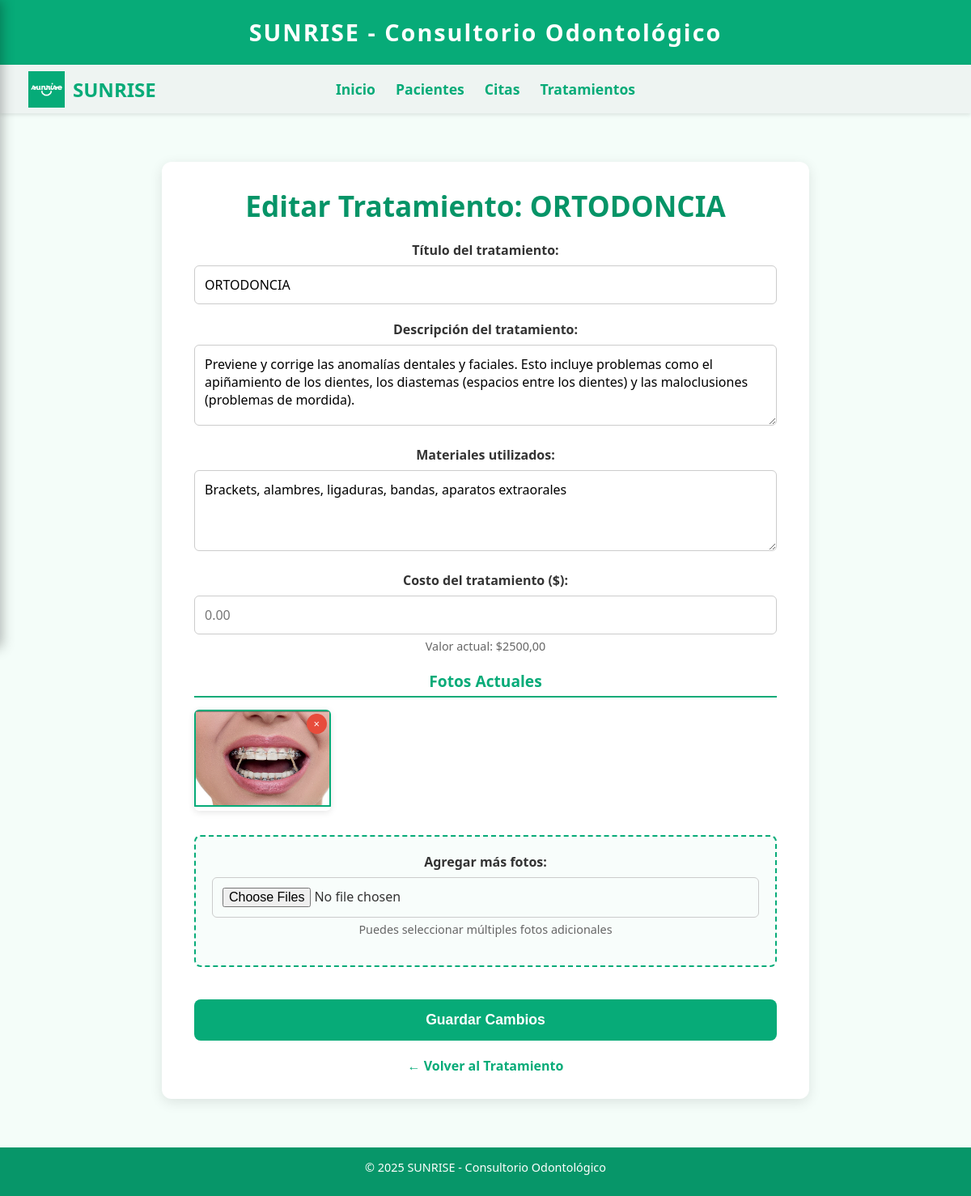
The app's page /tratamientos/6/editar/ (signed in) with its own data.
### SUNRISE/models.py (models this page shows, shortened)
class Tratamiento(models.Model):
    titulo = models.CharField(max_length=200)
    descripcion = models.TextField()
    materiales = models.TextField()
    costo = models.DecimalField(max_digits=10, decimal_places=2)
    fecha_creacion = models.DateTimeField(auto_now_add=True)

class FotoTratamiento(models.Model):
    tratamiento = models.ForeignKey(Tratamiento, on_delete=models.CASCADE, related_name='fotos')
    imagen = models.ImageField(upload_to='tratamientos/')
    descripcion = models.CharField(max_length=200, blank=True)

### SUNRISE/views.py (the view, shortened to what this page needs)
# urls.py: path('tratamientos/<int:tratamiento_id>/editar/', views.editar_tratamiento, name='editar_tratamiento'),
@auth_required
def editar_tratamiento(request, tratamiento_id):
    tratamiento = get_object_or_404(Tratamiento, id=tratamiento_id)
    return render(request, 'editar_tratamiento.html', {'tratamiento': tratamiento})

### SUNRISE/templates/editar_tratamiento.html (shortened to what this page needs)
{% extends 'base.html' %}
{% load static %}
{% block content %}
<div class="form-container">
    <h2>Editar Tratamiento: {{ tratamiento.titulo }}</h2>
    <form method="post" enctype="multipart/form-data">
        <div class="campo">
            <label for="titulo">Título del tratamiento:</label>
            <input type="text" id="titulo" name="titulo" value="{{ tratamiento.titulo }}" required>
        </div>
        <div class="campo">
            <label for="descripcion">Descripción del tratamiento:</label>
            <textarea id="descripcion" name="descripcion" required>{{ tratamiento.descripcion }}</textarea>
        </div>
        <div class="campo">
            <label for="materiales">Materiales utilizados:</label>
            <textarea id="materiales" name="materiales" required>{{ tratamiento.materiales }}</textarea>
        </div>
        <div class="campo">
            <label for="costo">Costo del tratamiento ($):</label>
            <input type="number" id="costo" name="costo" step="0.01" min="0"
                   value="{% if tratamiento.costo %}{{ tratamiento.costo }}{% endif %}"
                   placeholder="0.00" required>
            <div class="info-text">Valor actual:
                {% if tratamiento.costo %}
                    ${{ tratamiento.costo }}
                {% else %}
                    No asignado
                {% endif %}
            </div>
        </div>
        <div class="seccion-fotos">
            <h3 class="seccion-titulo">Fotos Actuales</h3>
            {% if tratamiento.fotos.all %}
                <div class="galeria-fotos">
                    {% for foto in tratamiento.fotos.all %}
                    <div class="foto-item">
                        <img src="{{ foto.imagen.url }}" alt="Foto del tratamiento" class="foto-img">
                        <button type="button" class="btn-eliminar-foto"
                                onclick="eliminarFoto({{ foto.id }}, '{{ foto.tratamiento.titulo }}')">
                            ×
                        </button>
                    </div>
                    {% endfor %}
                </div>
            {% else %}
                <div class="info-text">No hay fotos registradas</div>
            {% endif %}
        </div>
        <div class="campo campo-fotos">
            <label for="nuevas_fotos">Agregar más fotos:</label>
            <input type="file" id="nuevas_fotos" name="nuevas_fotos" multiple accept="image/*">
            <div class="info-text">Puedes seleccionar múltiples fotos adicionales</div>
        </div>
        <button type="submit" class="btn-submit">Guardar Cambios</button>
    </form>
    <div class="volver">
        <a href="{% url 'ver_tratamiento' tratamiento.id %}">← Volver al Tratamiento</a>
    </div>
</div>
{% endblock %}

### SUNRISE/templates/base.html (style rules this page uses)
* { margin: 0; padding: 0; box-sizing: border-box; }
body { margin: 0; font-family: 'Segoe UI', Tahoma, Geneva, Verdana, sans-serif; background-color: #f4fdf9; color: #333; transition: margin-left 0.3s ease; padding-top: 140px; padding-bottom: 60px; min-height: 100vh; }
.content h2 { color: #069467; font-size: 2.2rem; margin-bottom: 20px; }

### SUNRISE/templates/editar_tratamiento.html (style rules this page uses)
.form-container { max-width: 800px; margin: 40px auto; background: #fff; padding: 30px 40px; border-radius: 12px; box-shadow: 0px 4px 16px rgba(0,0,0,0.10); }
h2 { color: #07AB78; text-align: center; margin-bottom: 30px; }
.campo { margin-bottom: 20px; }
.campo label { display: block; margin-bottom: 8px; font-weight: bold; color: #333; }
.campo input, .campo textarea { width: 100%; padding: 12px; border: 1px solid #ccc; border-radius: 6px; font-size: 1rem; box-sizing: border-box; font-family: inherit; }
.campo textarea { resize: vertical; min-height: 100px; }
.campo-fotos { border: 2px dashed #07AB78; padding: 20px; border-radius: 8px; background: #f8fdfb; }
.btn-submit { background-color: #07AB78; color: white; padding: 15px 40px; border: none; border-radius: 8px; font-size: 1.1rem; font-weight: bold; cursor: pointer; width: 100%; margin-top: 20px; transition: background 0.3s; }
.volver { text-align: center; margin-top: 20px; }
.volver a { color: #07AB78; text-decoration: none; font-weight: bold; }
.info-text { color: #666; font-size: 0.9rem; margin-top: 5px; }
.galeria-fotos { display: grid; grid-template-columns: repeat(auto-fill, minmax(150px, 1fr)); gap: 15px; margin-top: 10px; }
.foto-item { position: relative; border-radius: 6px; overflow: hidden; box-shadow: 0px 2px 8px rgba(0,0,0,0.1); }
.foto-img { width: 100%; height: 120px; object-fit: cover; border: 2px solid #07AB78; }
.btn-eliminar-foto { position: absolute; top: 5px; right: 5px; background: #e74c3c; color: white; border: none; border-radius: 50%; width: 25px; height: 25px; cursor: pointer; font-size: 0.8rem; display: flex; align-items: center; justify-content: center; transition: background 0.3s; }
.seccion-fotos { margin-bottom: 30px; }
.seccion-titulo { color: #07AB78; font-size: 1.2rem; font-weight: bold; margin-bottom: 15px; border-bottom: 2px solid #07AB78; padding-bottom: 5px; }

### records on screen
Tratamiento: titulo "ORTODONCIA", descripcion "Previene y corrige las anomalías dentales y faciales. Esto incluye problemas como el apiñamiento de los dientes, los diastemas (espacios entre los dientes) y las maloclusiones (problemas de mordida).", materiales "Brackets, alambres, ligaduras, bandas, aparatos extraorales", costo "2500,00"
FotoTratamiento: imagen (picture)
